Frame 1 (no input): blank canvas, image omitted
Frame 60 (the mouse pressed at the canvas centre just before this capture): blank canvas, image omitted
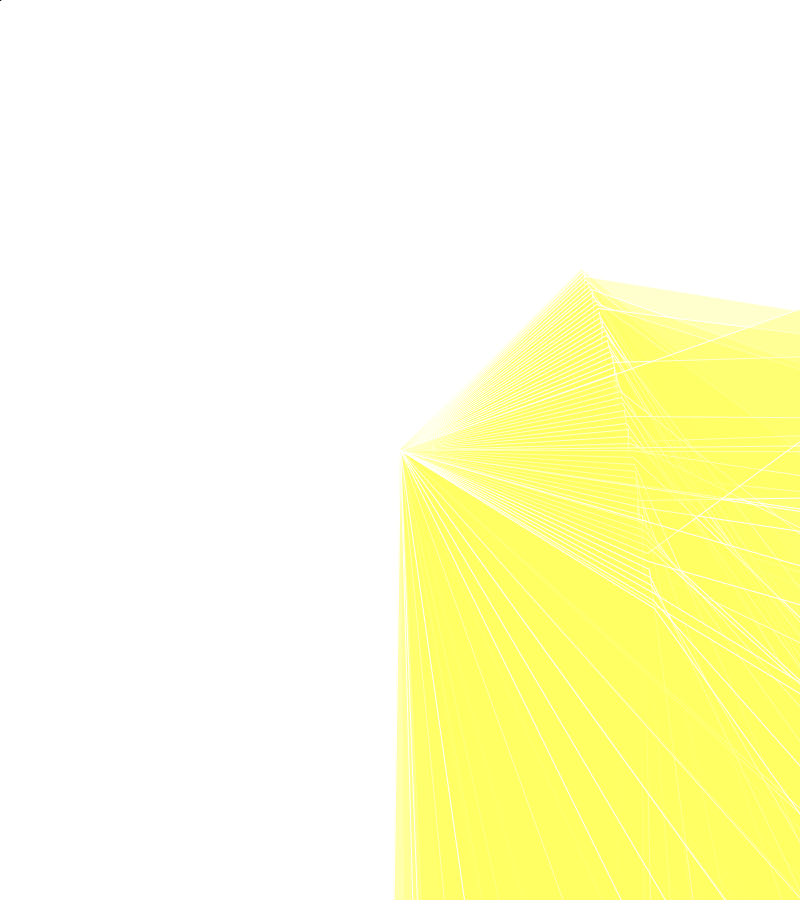
Frame 120 (the mouse held since frame 60 and released just before this capture)

The Processing sketch whose frames 1 and 60 were blank and that drew this single picture after the mouse press (run headless with seeded random() and noise(); from frame 60 on, the mouse is pressed at the canvas centre):

// Processing sketch: processing_165253
// ── processing_165253.pde

int x=0;
int y=0;
float angle = 0.0;
float offset = 500;
float scalar = 200;
float speed = 0.02;
void setup(){
  size(800,900);
  background(255);
   smooth();
  frameRate(15);
 
}
  
void draw(){
 float r = random(2, 12);
 float w = random(25, 200);
 float k = 200 + cos(angle+360) * 70;
float l = 200 + sin(angle-360) * 400; 


 
 if (mousePressed){
  triangle(pmouseX,pmouseY,pmouseX*random(0,50), pmouseY*random(0,50), pmouseX+k, pmouseY+l);

  stroke(255);
  strokeWeight(1);
  fill(mouseX,mouseY,100, 80);

 
 angle-=speed;
 }
   
 
  
}
void keyPressed(){
   if(key=='s'){
      saveImage();
 }
 
  }
 
 
 
    
 void saveImage() {
  String fileName = timeStamp()+".tiff";
  PImage imageSave = get(0,0,width,height);
  imageSave.save(fileName);
}
  
String timeStamp() {
 String timestamp = year()+"_"+month()+"_"+day()+"_"+minute()+"_"+second()+"_"+millis();
 return timestamp;
}

 
